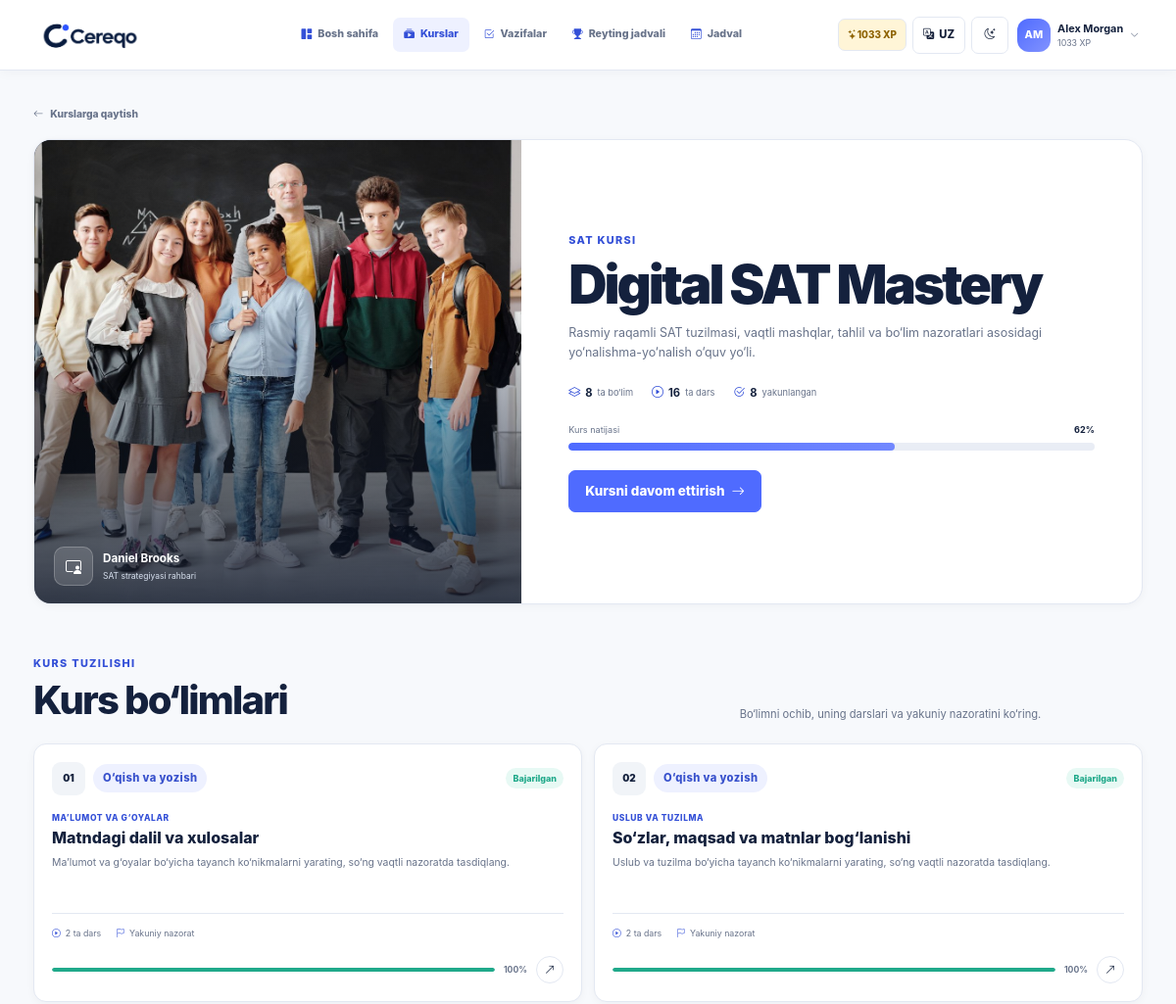
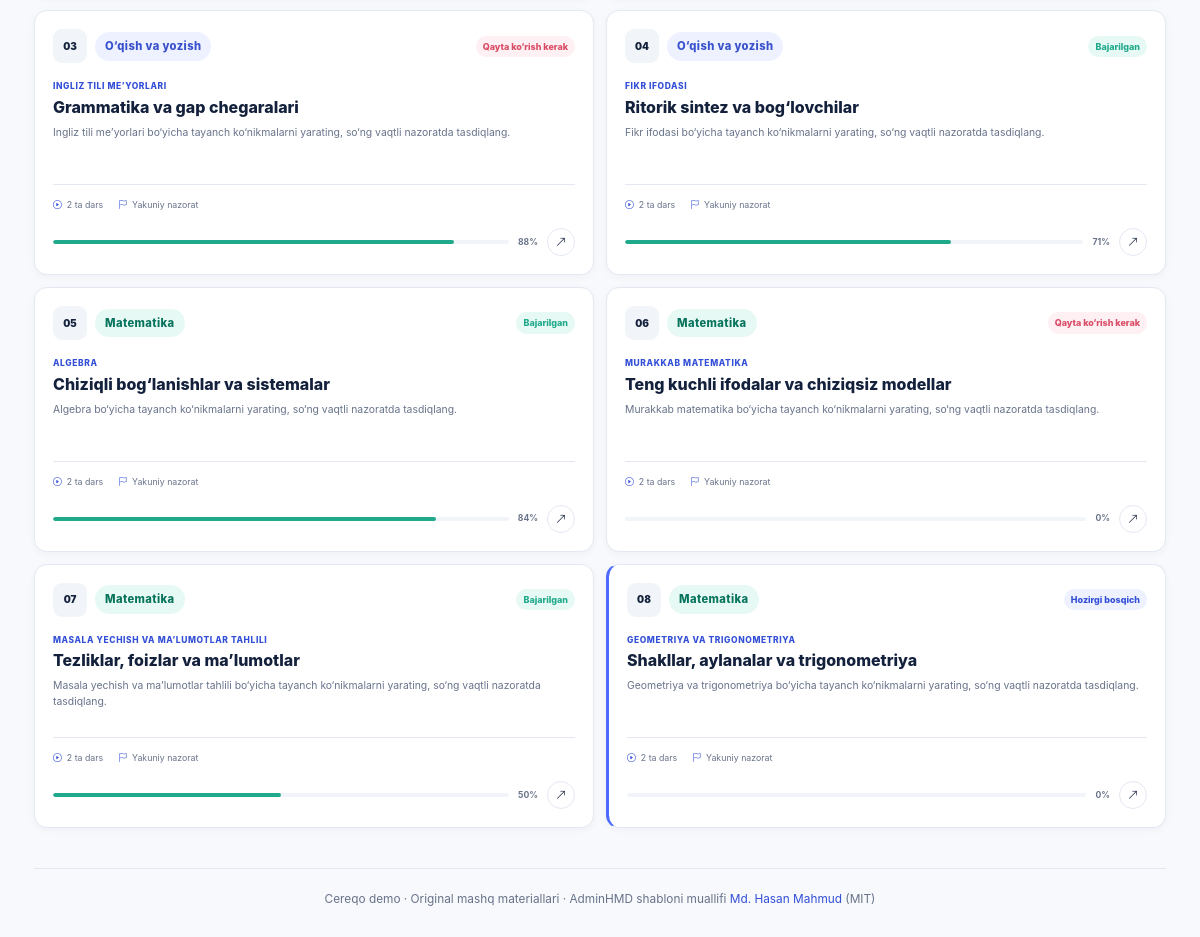
Page /courses/1/ (signed in) on the committed database (2 pictures, top to bottom).
### learning/models.py (models this page shows, shortened)
class Student(models.Model):
    user = models.OneToOneField(
        settings.AUTH_USER_MODEL,
        on_delete=models.CASCADE,
        related_name="student_profile",
        null=True,
        blank=True,
    )
    name = models.CharField(max_length=100, unique=True)
    initials = models.CharField(max_length=3)
    points = models.PositiveIntegerField(default=0)
    streak = models.PositiveIntegerField(default=0)
    badge = models.CharField(max_length=80, blank=True)
    is_demo = models.BooleanField(default=False)
    class Meta:
        ordering = ["-points", "name"]

class Course(models.Model):
    title = models.CharField(max_length=160)
    code = models.SlugField(max_length=60, unique=True)
    description = models.TextField()
    instructor_name = models.CharField(max_length=100, default="Cereqo mentor")
    instructor_role = models.CharField(max_length=100, default="SAT mentor")
    cover_image = models.CharField(
        max_length=255,
        default="cereqo/img/mentors/cereqo-classroom.jpg",
    )
    start_date = models.DateField()
    end_date = models.DateField()
    target_score = models.PositiveSmallIntegerField(default=1400)
    is_active = models.BooleanField(default=True)
    class Meta:
        ordering = ["-is_active", "start_date", "id"]
    @property
    def progress_percent(self):
        lessons = Lesson.objects.filter(section__course=self)
        total = lessons.count()
        return round(sum(lessons.values_list("progress_percent", flat=True)) / total) if total else 0

class CourseSection(models.Model):
    SUBJECT_CHOICES = [("math", "Math"), ("rw", "Reading & Writing")]
    course = models.ForeignKey(Course, on_delete=models.CASCADE, related_name="sections")
    title = models.CharField(max_length=160)
    domain = models.CharField(max_length=120)
    subject = models.CharField(max_length=10, choices=SUBJECT_CHOICES)
    description = models.TextField()
    start_date = models.DateField()
    end_date = models.DateField()
    order = models.PositiveSmallIntegerField(default=1)
    exam_weight_percent = models.PositiveSmallIntegerField(default=25)
    class Meta:
        ordering = ["course", "order", "id"]
        constraints = [
            models.UniqueConstraint(fields=["course", "order"], name="unique_course_section_order")
        ]
    @property
    def progress_percent(self):
        lessons = self.lessons.all()
        total = lessons.count()
        return round(sum(lessons.values_list("progress_percent", flat=True)) / total) if total else 0
    def status_for(self, student):
        today = timezone.localdate()
        if self.start_date <= today <= self.end_date:
            return "current"
        if self.start_date > today:
            return "upcoming"
        checkpoint = getattr(self, "checkpoint", None)
        if checkpoint and checkpoint.status_for(student) == "completed":
            return "completed"
        if self.end_date < today:
            return "needs_attention"
        return "current"

### learning/views.py (the view)
# urls.py: path("courses/<int:course_id>/", views.course_detail, name="course_detail"),
@login_required
def course_detail(request, course_id):
    student = _student(request)
    course = get_object_or_404(Course, pk=course_id)
    section_cards = _course_section_cards(course, student)
    course_lessons = Lesson.objects.filter(section__course=course)
    next_lesson = (
        course_lessons.filter(scheduled_date__gte=timezone.localdate())
        .order_by("scheduled_date", "sort_order")
        .first()
        or course_lessons.last()
    )
    return render(
        request,
        "learning/course_overview.html",
        {
            "active_nav": "learn",
            "course": course,
            "section_cards": section_cards,
            "next_lesson": next_lesson,
            "course_progress": course.progress_percent,
            "total_lessons": course_lessons.count(),
            "completed_lessons": course_lessons.filter(progress_percent=100).count(),
        },
    )

### learning/context_processors.py (called while the page is built)
def demo_shell(request):
    student = student_for_user(request.user)
    return {"demo_student": student}

### learning/models.py (called while the page is built)
    def submission_for(self, student):
        return self.submissions.filter(student=student).first()

    def status_for(self, student):
        submission = self.submission_for(student)
        if submission and submission.submitted_at:
            return "completed"
        if submission and submission.answers.exists():
            return "in_progress"
        if self.deadline < timezone.now():
            return "overdue"
        return "not_started"

### learning/student_profiles.py (called while the page is built)
def student_for_user(user):
    if not user or not user.is_authenticated:
        return None
    try:
        return user.student_profile
    except Student.DoesNotExist:
        display_name = user.get_full_name() or user.email.split("@")[0] or user.get_username()
        display_name = _unique_name(display_name, user)
        return Student.objects.create(
            user=user,
            name=display_name,
            initials=_initials(display_name),
            badge="New learner",
        )

### learning/views.py (called while the page is built)
def _student(request):
    return student_for_user(request.user)

def _course_section_cards(course, student):
    sections = course.sections.prefetch_related(
        "lessons", "checkpoint__submissions__answers", "checkpoint__questions"
    )
    cards = []
    for section in sections:
        checkpoint = getattr(section, "checkpoint", None)
        cards.append(
            {
                "section": section,
                "lessons": list(section.lessons.all()),
                "status": section.status_for(student),
                "progress": section.progress_percent,
                "checkpoint": checkpoint,
                "checkpoint_status": checkpoint.status_for(student) if checkpoint else None,
            }
        )
    return cards

### templates/learning/course_overview.html (shortened to what this page needs)
{% extends 'base.html' %}{% load static i18n %}
{% block content %}
<a class="course-overview-back" href="{% url 'learning:learn' %}"><i class="bi bi-arrow-left"></i>{% translate "Back to courses" %}</a>
<section class="course-overview-hero">
  <div class="course-overview-media">
    <img src="{% static course.cover_image %}" alt="{% blocktranslate with teacher=course.instructor_name %}{{ teacher }} teaching the course{% endblocktranslate %}">
    <div class="course-overview-shade"></div>
    <div class="course-overview-instructor">
      <span><i class="bi bi-person-video3"></i></span>
      <div><strong>{% translate course.instructor_name %}</strong><small>{% translate course.instructor_role %}</small></div>
    </div>
  </div>
  <div class="course-overview-copy">
    <p class="eyebrow">{% translate "SAT course" %}</p>
    <h1>{% translate course.title %}</h1>
    <p class="course-overview-description">{% translate course.description %}</p>
    <div class="course-overview-facts">
      <span><i class="bi bi-layers"></i><strong>{{ section_cards|length }}</strong>{% translate "sections" %}</span>
      <span><i class="bi bi-play-circle"></i><strong>{{ total_lessons }}</strong>{% translate "lessons" %}</span>
      <span><i class="bi bi-check2-circle"></i><strong>{{ completed_lessons }}</strong>{% translate "completed" %}</span>
    </div>
    <div class="course-overview-progress">
      <div><span>{% translate "Course progress" %}</span><strong>{{ course_progress }}%</strong></div>
      <div class="progress app-progress"><div class="progress-bar" style="width:{{ course_progress }}%"></div></div>
    </div>
    {% if next_lesson %}<a class="btn btn-primary app-btn course-overview-cta" href="{% url 'learning:lesson_detail' next_lesson.id %}">{% translate "Continue course" %}<i class="bi bi-arrow-right"></i></a>{% endif %}
  </div>
</section>
<section class="course-section-overview" aria-labelledby="course-sections-title">
  <div class="course-section-overview-heading">
    <div><p class="eyebrow">{% translate "Course structure" %}</p><h2 id="course-sections-title">{% translate "Course sections" %}</h2></div>
    <p>{% translate "Open a section to see its lessons and final checkpoint." %}</p>
  </div>
  <div class="course-section-grid">
    {% for card in section_cards %}
    <a class="course-section-tile section-state-{{ card.status }}" href="{% url 'learning:section_detail' card.section.id %}">
      <div class="course-section-tile-top">
        <span class="course-section-number">{{ card.section.order|stringformat:'02d' }}</span>
        <span class="subject-chip subject-{{ card.section.subject }}">{% translate card.section.get_subject_display %}</span>
        <span class="section-status status-{{ card.status }}">{% if card.status == 'completed' %}{% translate "Completed" %}{% elif card.status == 'current' %}{% translate "In focus" %}{% elif card.status == 'needs_attention' %}{% translate "Needs review" %}{% else %}{% translate "Upcoming" %}{% endif %}</span>
      </div>
      <p class="course-section-domain">{% translate card.section.domain %}</p>
      <h3>{% translate card.section.title %}</h3>
      <p class="course-section-summary">{% translate card.section.description %}</p>
      <div class="course-section-tile-meta">
        <span><i class="bi bi-play-circle"></i>{% blocktranslate with total=card.lessons|length %}{{ total }} lessons{% endblocktranslate %}</span>
        {% if card.checkpoint %}<span><i class="bi bi-flag"></i>{% translate "Final checkpoint" %}</span>{% endif %}
      </div>
      <div class="course-section-tile-footer">
        <div><span style="width:{{ card.progress }}%"></span></div>
        <strong>{{ card.progress }}%</strong>
        <i class="bi bi-arrow-up-right"></i>
      </div>
    </a>
    {% endfor %}
  </div>
</section>
{% endblock %}

### templates/base.html (shortened to what this page needs)
{% load static i18n %}
<!doctype html>
<html lang="{{ LANGUAGE_CODE }}">
<head>
  <link rel="stylesheet" href="{% static 'vendor/bootstrap/css/bootstrap.min.css' %}">
  <link rel="stylesheet" href="{% static 'vendor/bootstrap-icons/css/bootstrap-icons.css' %}">
  <link rel="stylesheet" href="{% static 'cereqo/css/cereqo.css' %}">
</head>
<body>
  <div class="app-shell topnav-shell">
    <header class="desktop-topbar main-navbar">
      <a class="topnav-brand" href="{% url 'learning:dashboard' %}"><img src="{% static 'cereqo/img/cereqo-logo.png' %}" alt="Cereqo"></a>
      <nav class="desktop-main-nav" aria-label="{% translate 'Main navigation' %}">{% include 'learning/_nav_links.html' %}</nav>
      <div class="topnav-actions">{% if user.is_authenticated and demo_student %}<span class="topnav-xp"><i class="bi bi-stars"></i>{{ demo_student.points }} XP</span>{% endif %}{% include 'learning/_toolbar_controls.html' %}{% if user.is_authenticated %}{% include 'learning/_profile_menu.html' %}{% else %}<a class="btn btn-primary navbar-login" href="{% url 'login' %}"><i class="bi bi-box-arrow-in-right"></i>{% translate "Log in" %}</a>{% endif %}</div>
    </header>
    <div class="app-main {% if landing_page %}landing-main{% endif %} {% if course_navigation %}has-course-sidebar{% endif %}">
      <main id="main-content" class="{% if landing_page %}landing-content{% else %}page-content{% endif %}" tabindex="-1">
        {% block content %}{% endblock %}
        {% if not landing_page %}
        <footer class="page-footer">{% translate "Cereqo demo" %} · {% translate "Original practice content" %} · {% translate "AdminHMD template by" %} <a href="https://github.com/HasanMahmudDev" target="_blank" rel="noreferrer">Md. Hasan Mahmud</a> (MIT)</footer>
        {% endif %}
      </main>
    </div>
  </div>
</body>
</html>

### templates/learning/_profile_menu.html (shortened to what this page needs)
{% load i18n %}
{% if user.is_authenticated and demo_student %}<div class="dropdown profile-menu">
  <button class="profile-trigger" type="button" data-bs-toggle="dropdown" aria-expanded="false" aria-label="{% translate 'Open profile menu' %}"><span class="avatar avatar-sm">{{ demo_student.initials }}</span><span class="profile-trigger-copy"><strong>{{ demo_student.name }}</strong><small>{{ demo_student.points }} XP</small></span><i class="bi bi-chevron-down"></i></button>
</div>{% endif %}

### rows in the picture
Student: points "1033", initials "AM", name "Alex Morgan"
Course: cover_image (picture)
CourseSection: section.order "01", progress "100"
CourseSection: section.order "02", progress "100"
CourseSection: section.order "03", progress "88"
CourseSection: section.order "04", progress "71"
CourseSection: section.order "05", progress "84"
CourseSection: section.order "06", progress "0"
CourseSection: section.order "07", progress "50"
CourseSection: section.order "08", progress "0"

### other values in the picture
{{ LANGUAGE_CODE|upper }} "UZ"
{{ section_cards|length }} "8"
{{ total_lessons }} "16"
{{ completed_lessons }} "8"
{{ course_progress }} "62"
